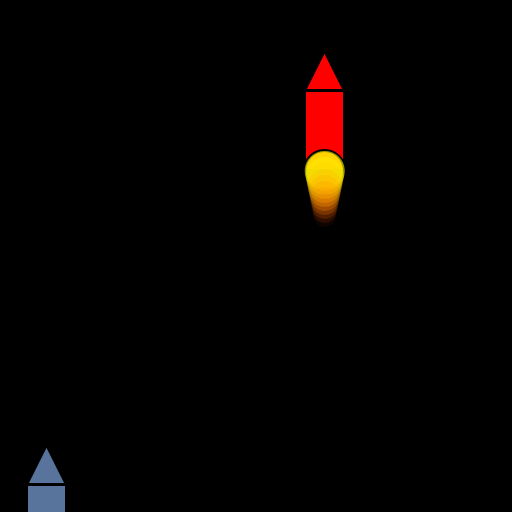
Frame 1 (no input)
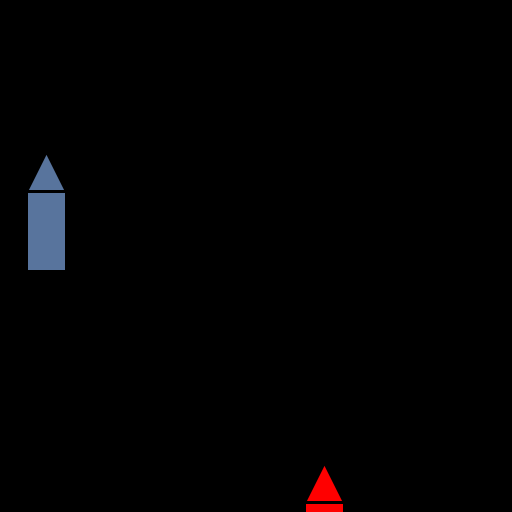
Frame 60 (the mouse pressed at the canvas centre just before this capture)
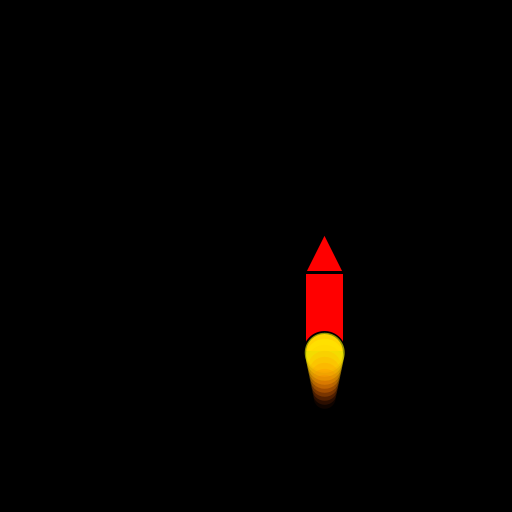
Frame 120 (the mouse held since frame 60 and released just before this capture)

The Processing sketch that drew these frames (run headless with seeded random() and noise(); from frame 60 on, the mouse is pressed at the canvas centre):

// Processing sketch: Rocket_e_RockePro
// ── Rocket_e_RockePro.pde
Rocket rocket = new Rocket();
RocketPro rocketPro = new RocketPro();

void setup(){
  size(512,512);
  reset();
}

void draw(){
  background(0);
  
  rocket.run();
  rocketPro.run();
}

void reset(){
  rocket = new Rocket();
  rocketPro = new RocketPro();
}


void keyPressed(){
  if(key == 'R' || key == 'r'){
    reset();
  }
}

// ── Rocket.pde
class Rocket{
float c1 = random(0,255);
float c2 = random(0,255);
float c3 = random(0,255);
  //Attributi
  float posX,posY,vY,widthR,heightR;
  
  //Costruttore
  Rocket(){
    posX = random(widthR, width/2-widthR);
    posY = random(heightR, height-heightR);
    vY = random(3,8);
    widthR = 40;
    heightR = 80;
  }
  
  void display(){
    stroke(0);
    strokeWeight(3);
    fill(c1,c2,c3);
    rect(posX, posY, widthR, heightR);
    triangle(posX,posY, posX+widthR/2,posY-heightR/2, posX+widthR,posY);
  }
  
  void move(){
    posY -= vY;
    
    if(posY + widthR <= -heightR){
      posY = height-10;
    }
  }
  
  void run(){
    display();
    move();
  }
}

// ── RocketPro.pde
class RocketPro extends Rocket{
   
  RocketPro(){
    super();
    posX = random(width/2 + widthR, width-widthR); ;
    posY = random(heightR, height-heightR);
    vY *= 2;
  }
  
    void display(){
    stroke(0);
    strokeWeight(3);
    fill(255,0,0);
    rect(posX, posY, widthR, heightR);
    triangle(posX,posY, posX+widthR/2,posY-heightR/2, posX+widthR,posY);
    
    float posYc = posY;
    float alpha = 150;
    fill(255,255,0, alpha);
    circle(posX+widthR/2, posYc+heightR, widthR);
    
    disegnaScia();
  }
  
void disegnaScia(){
  noStroke();
  
  // Facciamo un ciclo di 10 cerchi che "escono" dal fondo del razzo
  for (int i = 0; i < 10; i++) {
    // Calcoliamo l'opacità: più i è alto (cerchio lontano), più alpha è basso
    float alpha = 150 - (i * 15); 
    
    // Calcoliamo la dimensione: il cerchio si rimpicciolisce man mano
    float diametro = widthR - (i * 2);
    
    // Il colore diventa più arancione man mano che si allontana
    fill(255, 255 - (i * 20), 0, alpha);
    
    // Posizioniamo il cerchio sotto il razzo
    // L'aggiunta di (i * 5) sposta ogni cerchio un po' più in basso del precedente
    circle(posX + widthR/2, posY + heightR + (i * 5), diametro);
    }
  }
}

/*
Metto il cerchio giallo al centro in basso del rect
poi creo una sua posy, tipo posyCer
e faccio
posyCer = posY
poi faccio posyCer++
e metto anche che all'aumentare di posyCer diminuisce l'opacità gialla di colore
*/
